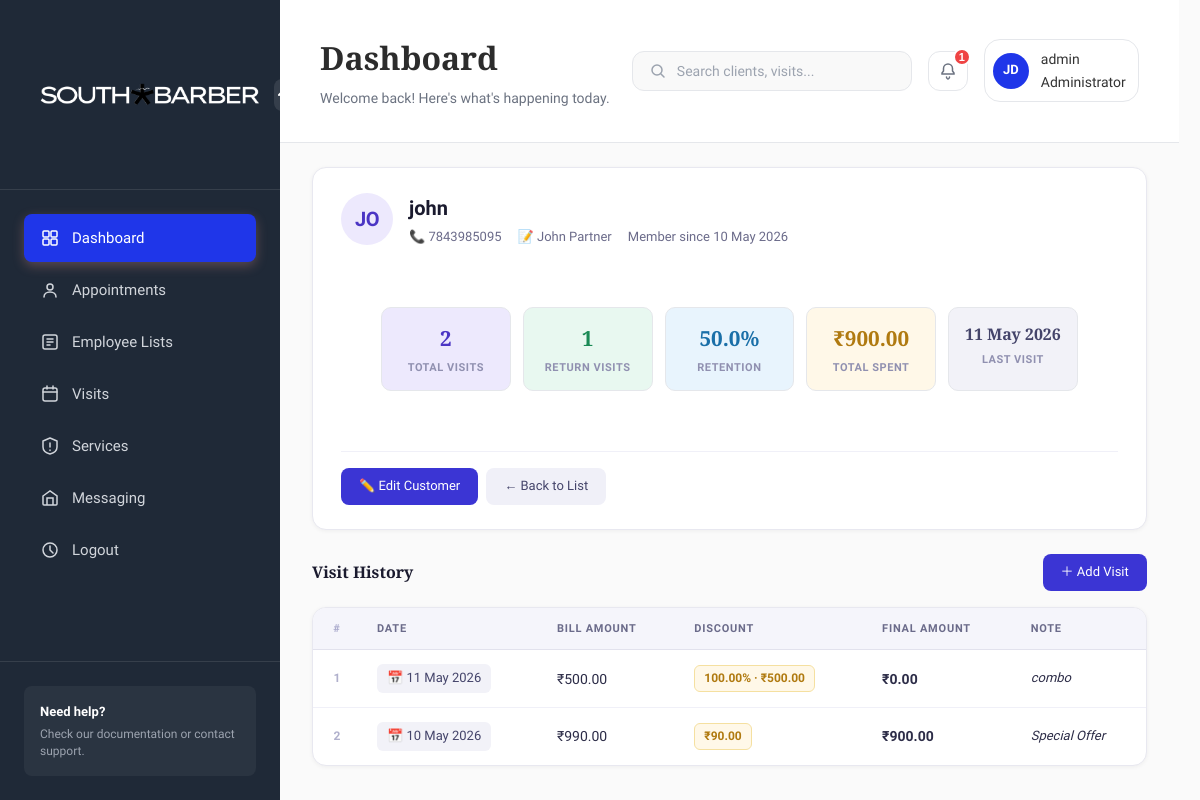
/adminsection/customer/825c66bb-d534-4ea7-9cc7-6f6827cf00e8/ (signed in), run on an earlier commit of the app's database.
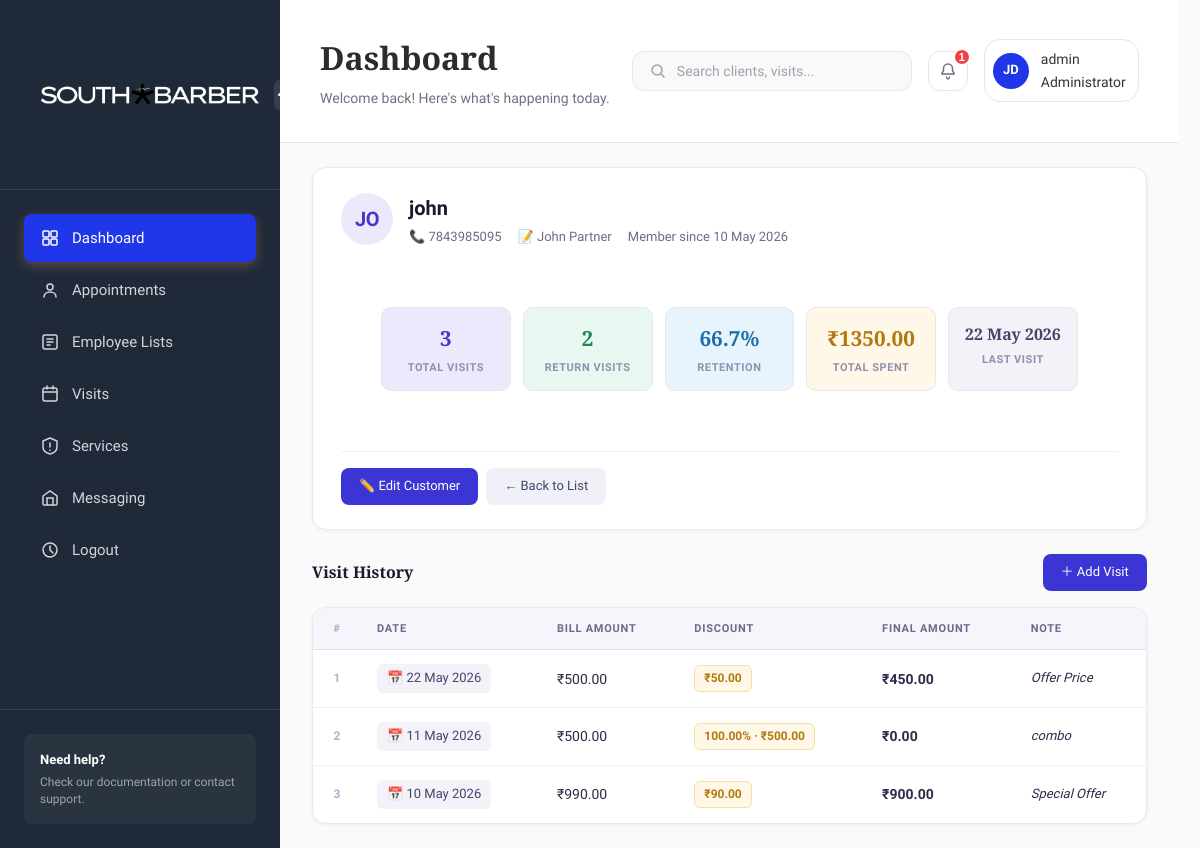
And on a later commit of the database.
### adminsection/models.py (models this page shows, shortened)
class Customer(models.Model):
    PhoneID = models.UUIDField(primary_key=True, default=uuid.uuid4)
    PhoneNumber = models.CharField(max_length=15, unique=True)
    Name = models.CharField(max_length=150)
    Note = models.TextField(blank=True)
    CreateDate = models.DateTimeField(auto_now_add=True)
    UpdateDate = models.DateTimeField(auto_now=True)
    @property
    def total_visits(self):
        return self.visits.count()
    @property
    def return_visits(self):
        return max(self.visits.count() - 1, 0)
    @property
    def retention_rate(self):
        total = self.total_visits
        if total <= 1:
            return 0.0
        return round((self.return_visits / total) * 100, 1)
    @property
    def last_visit(self):
        visit = self.visits.order_by('-VisitDate').first()
        return visit.VisitDate if visit else None
    @property
    def total_spent(self):
        return sum(v.final_amount for v in self.visits.all())

class Visit(models.Model):
    DISCOUNT_TYPE_CHOICES = (
        ('PERCENT', 'Percentage (%)'),
        ('AMOUNT', 'Fixed Amount (₹)'),
    )
    Customer = models.ForeignKey(
        Customer,
        on_delete=models.CASCADE,
        related_name='visits'
    )
    VisitDate = models.DateTimeField(default=timezone.now)
    BillAmount = models.DecimalField(max_digits=10, decimal_places=2)
    DiscountType = models.CharField(
        max_length=10,
        choices=DISCOUNT_TYPE_CHOICES,
        default='PERCENT'
    )
    DiscountValue = models.DecimalField(
        max_digits=10,
        decimal_places=2,
        default=0,
        help_text="Enter % value or flat ₹ amount depending on DiscountType"
    )
    Note = models.TextField(blank=True)
    class Meta:
        ordering = ['-VisitDate']
    @property
    def discount_amount(self):
        if self.DiscountType == 'PERCENT':
            return round(self.BillAmount * self.DiscountValue / 100, 2)
        return self.DiscountValue  # already a flat amount
    @property
    def final_amount(self):
        return max(self.BillAmount - self.discount_amount, 0)

### adminsection/views.py (the view)
# urls.py: path('customer/<uuid:id>/', views.customer_detail, name='customer_detail'),
@staff_member_required
def customer_detail(request, id):
    customer = get_object_or_404(Customer, PhoneID=id)
    visits = customer.visits.order_by('-VisitDate')
    return render(request, 'adminsection/customer-detail.html', {
        'customer': customer,
        'visits': visits,
    })

### templates/adminsection/customer-detail.html (shortened to what this page needs)
{% extends 'adminsection/base.html' %}
{% load static %}
{% block content %}
<div id="page-wrapper">
  <div class="main-page">
    <div class="detail-wrapper">
      <div class="profile-card">
        <div class="profile-top">
          <div class="avatar">{{ customer.Name|slice:":2"|upper }}</div>
          <div>
            <p class="profile-name">{{ customer.Name }}</p>
            <div class="profile-meta">
              <span>📞 {{ customer.PhoneNumber }}</span>
              {% if customer.Note %}<span>📝 {{ customer.Note }}</span>{% endif %}
              <span>Member since {{ customer.CreateDate|date:"d M Y" }}</span>
            </div>
          </div>
        </div>
        <div class="stats-grid">
          <div class="stat-card purple">
            <div class="stat-value">{{ customer.total_visits }}</div>
            <div class="stat-label">Total Visits</div>
          </div>
          <div class="stat-card green">
            <div class="stat-value">{{ customer.return_visits }}</div>
            <div class="stat-label">Return Visits</div>
          </div>
          <div class="stat-card blue">
            <div class="stat-value">{{ customer.retention_rate }}%</div>
            <div class="stat-label">Retention</div>
          </div>
          <div class="stat-card amber">
            <div class="stat-value">₹{{ customer.total_spent }}</div>
            <div class="stat-label">Total Spent</div>
          </div>
          <div class="stat-card gray">
            <div class="stat-value" style="font-size:1rem;">
              {% if customer.last_visit %}{{ customer.last_visit|date:"d M Y" }}{% else %}—{% endif %}
            </div>
            <div class="stat-label">Last Visit</div>
          </div>
        </div>
        <div class="profile-actions">
          <a href="{% url 'editcustomer' customer.PhoneID %}" class="btn-action btn-primary-custom">✏️ Edit Customer</a>
          <a href="{% url 'customerlist' %}" class="btn-action btn-secondary-custom">← Back to List</a>
        </div>
      </div>
      <div class="section-header">
        <h2 class="section-title">Visit History</h2>
        <a href="{% url 'add_visit' customer.PhoneID %}" class="btn-add-visit">＋ Add Visit</a>
      </div>
      <div class="visits-card">
        <table class="visits-table">
          <thead>
            <tr>
              <th>#</th>
              <th>Date</th>
              <th>Bill Amount</th>
              <th>Discount</th>
              <th>Final Amount</th>
              <th>Note</th>
            </tr>
          </thead>
          <tbody>
            {% for visit in visits %}
            <tr>
              <td>{{ forloop.counter }}</td>
              <td>
                <span class="date-chip">📅 {{ visit.VisitDate|date:"d M Y" }}</span>
              </td>
              <td class="amount-bill">₹{{ visit.BillAmount }}</td>
              <td>
                {% if visit.DiscountType == 'PERCENT' %}
                  <span class="discount-badge">{{ visit.DiscountValue }}% · ₹{{ visit.discount_amount }}</span>
                {% elif visit.DiscountValue %}
                  <span class="discount-badge">₹{{ visit.DiscountValue }}</span>
                {% else %}
                  <span style="color:#c0c0d8;">—</span>
                {% endif %}
              </td>
              <td class="amount-final">₹{{ visit.final_amount }}</td>
              <td class="note-text">{{ visit.Note|default:"—" }}</td>
            </tr>
            {% empty %}
            <tr>
              <td colspan="6" class="empty-state">No visits recorded yet. Add the first visit above.</td>
            </tr>
            {% endfor %}
          </tbody>
        </table>
      </div>
    </div>
  </div>
</div>
{% endblock %}

What changed in the data, as far as the page shows it:
computed for Customer "JO": total_visits "2" → "3"; return_visits "1" → "2"; retention_rate "50.0" → "66.7"; total_spent "900.00" → "1350.00"; last_visit "11 May 2026" → "22 May 2026"
added Visit: VisitDate "22 May 2026", BillAmount "500.00", DiscountValue "50.00", final_amount "450.00", Note "Offer Price"
